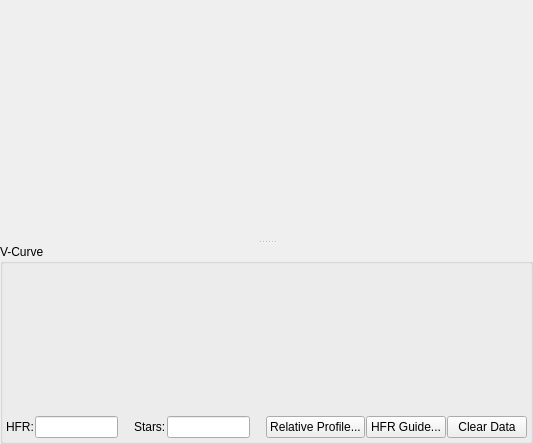
     <widget class="QSplitter" name="rightLayout">
      <property name="sizePolicy">
       <sizepolicy hsizetype="Expanding" vsizetype="Expanding">
        <horstretch>0</horstretch>
        <verstretch>0</verstretch>
       </sizepolicy>
      </property>
      <property name="orientation">
       <enum>Qt::Vertical</enum>
      </property>
      <widget class="QWidget" name="focusingWidget" native="true">
       <property name="sizePolicy">
        <sizepolicy hsizetype="Expanding" vsizetype="Expanding">
         <horstretch>0</horstretch>
         <verstretch>0</verstretch>
        </sizepolicy>
       </property>
       <property name="minimumSize">
        <size>
         <width>320</width>
         <height>240</height>
        </size>
       </property>
       <property name="sizeIncrement">
        <size>
         <width>40</width>
         <height>30</height>
        </size>
       </property>
      </widget>
      <widget class="QGroupBox" name="groupBox_4">
       <property name="sizePolicy">
        <sizepolicy hsizetype="Expanding" vsizetype="Expanding">
         <horstretch>0</horstretch>
         <verstretch>0</verstretch>
        </sizepolicy>
       </property>
       <property name="minimumSize">
        <size>
         <width>0</width>
         <height>200</height>
        </size>
       </property>
       <property name="title">
        <string>V-Curve</string>
       </property>
       <layout class="QVBoxLayout" name="verticalLayout_4">
        <property name="spacing">
         <number>5</number>
        </property>
        <property name="leftMargin">
         <number>3</number>
        </property>
        <property name="topMargin">
         <number>3</number>
        </property>
        <property name="rightMargin">
         <number>3</number>
        </property>
        <property name="bottomMargin">
         <number>3</number>
        </property>
        <item>
         <widget class="QCustomPlot" name="HFRPlot" native="true">
          <property name="sizePolicy">
           <sizepolicy hsizetype="Preferred" vsizetype="MinimumExpanding">
            <horstretch>0</horstretch>
            <verstretch>0</verstretch>
           </sizepolicy>
          </property>
          <property name="minimumSize">
           <size>
            <width>200</width>
            <height>100</height>
           </size>
          </property>
         </widget>
        </item>
        <item>
         <layout class="QHBoxLayout" name="horizontalLayout_4">
          <property name="spacing">
           <number>1</number>
          </property>
          <item>
           <widget class="QLabel" name="label_2">
            <property name="text">
             <string>HFR:</string>
            </property>
           </widget>
          </item>
          <item>
           <widget class="QLineEdit" name="HFROut">
            <property name="sizePolicy">
             <sizepolicy hsizetype="Expanding" vsizetype="Fixed">
              <horstretch>0</horstretch>
              <verstretch>0</verstretch>
             </sizepolicy>
            </property>
            <property name="toolTip">
             <string>&lt;html&gt;&lt;body&gt;&lt;p&gt;HFR value in pixels consolidated at the current focuser position.&lt;/p&gt;&lt;/body&gt;&lt;/html&gt;</string>
            </property>
            <property name="maxLength">
             <number>32767</number>
            </property>
            <property name="frame">
             <bool>true</bool>
            </property>
            <property name="readOnly">
             <bool>true</bool>
            </property>
           </widget>
          </item>
          <item>
           <spacer name="horizontalSpacer_2">
            <property name="orientation">
             <enum>Qt::Horizontal</enum>
            </property>
            <property name="sizeHint" stdset="0">
             <size>
              <width>40</width>
              <height>20</height>
             </size>
            </property>
           </spacer>
          </item>
          <item>
           <widget class="QLabel" name="label_6">
            <property name="text">
             <string>Stars:</string>
            </property>
           </widget>
          </item>
          <item>
           <widget class="QLineEdit" name="starsOut">
            <property name="toolTip">
             <string>&lt;html&gt;&lt;body&gt;&lt;p&gt;Number of stars used for HFR computation at the current focuser position.&lt;/p&gt;&lt;/body&gt;&lt;/html&gt;</string>
            </property>
            <property name="readOnly">
             <bool>true</bool>
            </property>
           </widget>
          </item>
          <item>
           <spacer name="horizontalSpacer">
            <property name="orientation">
             <enum>Qt::Horizontal</enum>
            </property>
            <property name="sizeType">
             <enum>QSizePolicy::Expanding</enum>
            </property>
            <property name="sizeHint" stdset="0">
             <size>
              <width>40</width>
              <height>13</height>
             </size>
            </property>
           </spacer>
          </item>
          <item>
           <widget class="QPushButton" name="relativeProfileB">
            <property name="text">
             <string>Relative Profile...</string>
            </property>
           </widget>
          </item>
          <item>
           <widget class="QPushButton" name="hfrGuideConfigB">
            <property name="text">
             <string>HFR Guide...</string>
            </property>
           </widget>
          </item>
          <item>
           <widget class="QPushButton" name="clearDataB">
            <property name="text">
             <string>Clear Data</string>
            </property>
           </widget>
          </item>
         </layout>
        </item>
       </layout>
      </widget>
     </widget>
